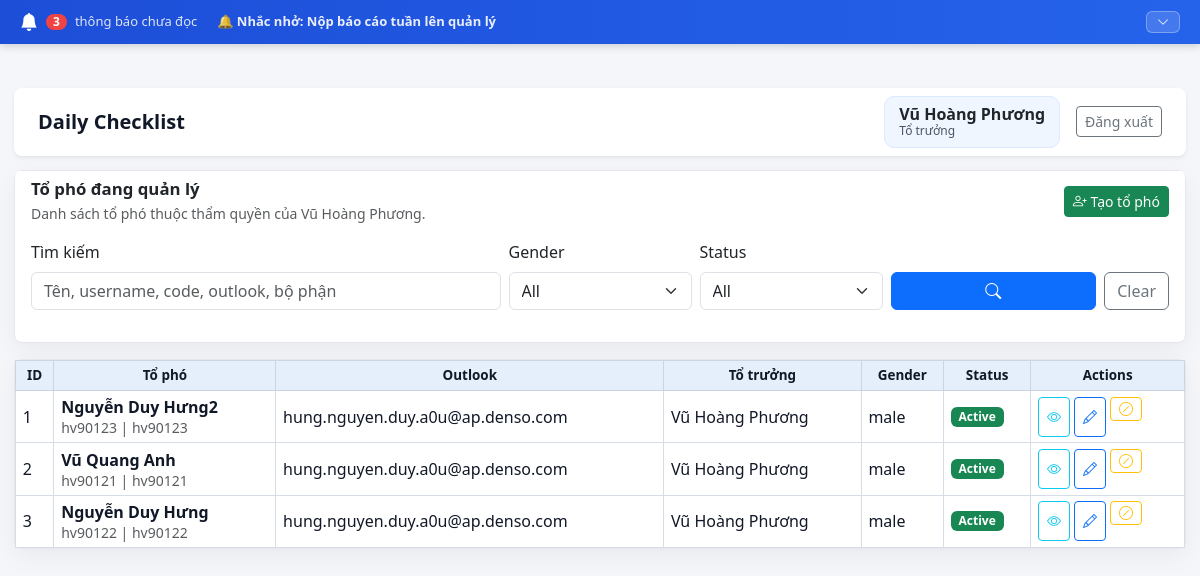
The page /admin/leader-assignments (signed in) on the database its author committed.
### models.py (models this page shows, shortened)
class TimestampMixin:
    created_at = db.Column(db.DateTime, nullable=False, default=datetime.utcnow)
    updated_at = db.Column(
        db.DateTime,
        nullable=False,
        default=datetime.utcnow,
        onupdate=datetime.utcnow,
    )

class Notification(TimestampMixin, db.Model):
    __tablename__ = "notifications"
    __table_args__ = (
        UniqueConstraint("user_id", "dedupe_key", name="uq_notifications_user_dedupe"),
        CheckConstraint(
            "status IN ('unread', 'read')",
            name="ck_notifications_status",
        ),
    )
    id = db.Column(db.Integer, primary_key=True)
    user_id = db.Column(db.Integer, db.ForeignKey("users.id"), nullable=False, index=True)
    title = db.Column(db.String(255), nullable=False)
    message = db.Column(db.Text, nullable=False)
    category = db.Column(db.String(50), nullable=False, default="reminder", index=True)
    period_type = db.Column(db.String(20), nullable=False, index=True)
    target_date = db.Column(db.Date, nullable=False, index=True)
    related_sheet_id = db.Column(db.Integer, db.ForeignKey("daily_check_sheets.id"), nullable=True, index=True)
    dedupe_key = db.Column(db.String(255), nullable=False)
    status = db.Column(db.String(20), nullable=False, default=NOTIFICATION_UNREAD, index=True)
    read_at = db.Column(db.DateTime)
    user = db.relationship("User", back_populates="notifications")
    related_sheet = db.relationship("DailyCheckSheet")

class User(db.Model):
    __tablename__ = "users"
    __table_args__ = (
        CheckConstraint(
            "role IN ('admin', 'manager', 'leader', 'staff')",
            name="ck_users_role",
        ),
        CheckConstraint(
            "gender IS NULL OR gender IN ('male', 'female', 'other')",
            name="ck_users_gender",
        ),
    )
    id = db.Column(db.Integer, primary_key=True)
    username = db.Column(db.String(50), unique=True, nullable=False, index=True)
    password_hash = db.Column(db.String(255), nullable=False)
    full_name = db.Column(db.String(120), nullable=False)
    employee_code = db.Column(db.String(30), unique=True, nullable=False, index=True)
    outlook_email = db.Column(db.String(255), nullable=True)
    gender = db.Column(db.String(20), nullable=True)
    department = db.Column(db.String(120), nullable=False)
    line_name = db.Column(db.String(120), nullable=False)
    role = db.Column(db.String(20), nullable=False, default=ROLE_STAFF)
    manager_id = db.Column(db.Integer, db.ForeignKey("users.id"), nullable=True, index=True)
    leader_id = db.Column(db.Integer, db.ForeignKey("users.id"), nullable=True, index=True)
    is_active = db.Column(db.Boolean, nullable=False, default=True)
    created_at = db.Column(db.DateTime, nullable=False, default=datetime.utcnow)
    manager = db.relationship(
        "User",
        remote_side=[id],
        foreign_keys=[manager_id],
        backref="managed_users",
    )
    leader = db.relationship(
        "User",
        remote_side=[id],
        foreign_keys=[leader_id],
        backref="led_users",
    )
    daily_sheets = db.relationship("DailyCheckSheet", back_populates="user")
    daily_results = db.relationship("DailyCheckResult", back_populates="user")
    abnormal_reports = db.relationship("AbnormalReport", back_populates="user")
    owned_confirmations = db.relationship(
        "DailyConfirmation",
        foreign_keys="DailyConfirmation.user_id",
        back_populates="user",
    )
    signed_confirmations = db.relationship(
        "DailyConfirmation",
        foreign_keys="DailyConfirmation.confirmed_by",
        back_populates="signer",
    )
    user_lines = db.relationship(
        "UserLine",
        back_populates="user",
        cascade="all, delete-orphan",
    )
    notifications = db.relationship(
        "Notification",
        back_populates="user",
        cascade="all, delete-orphan",
    )

### routes/admin_routes.py (the view, shortened to what this page needs)
@admin_bp.route("/leader-assignments")
@manager_or_admin_required
def leader_assignments():
    keyword = request.args.get("q", "").strip()
    status_filter = request.args.get("status", "").strip()
    gender_filter = request.args.get("gender", "").strip()
    leaders_query = User.query.filter(User.role == ROLE_LEADER, User.is_active.is_(True))
    staff_query = User.query.filter(User.role == ROLE_STAFF)
    if g.current_user.role == ROLE_LEADER:
        leaders_query = leaders_query.filter(User.id == g.current_user.id)
        staff_query = staff_query.filter(User.leader_id == g.current_user.id)
    if status_filter == "active":
        staff_query = staff_query.filter(User.is_active.is_(True))
    elif status_filter == "locked":
        staff_query = staff_query.filter(User.is_active.is_(False))
    if gender_filter:
        staff_query = staff_query.filter(User.gender == gender_filter)
    page = max(request.args.get("page", 1, type=int), 1)
    per_page = 10
    total_staff = staff_query.count()
    staff_assignments = (
        staff_query.order_by(User.id.desc())
        .offset((page - 1) * per_page)
        .limit(per_page)
        .all()
    )
    leaders = leaders_query.order_by(User.full_name.asc()).all()
    lines = Line.query.filter_by(is_active=True).order_by(Line.line_name.asc()).all()
    departments = sorted({line.department for line in lines} | {g.current_user.department})
    return render_template(
        "leader_assignments.html",
        leaders=leaders,
        staff_assignments=staff_assignments,
        lines=lines,
        departments=departments,
        roles=[ROLE_STAFF],
        genders=["male", "female", "other"],
        filters={"q": keyword, "status": status_filter, "gender": gender_filter},
        pagination={"page": page, "pages": max(math.ceil(total_staff / per_page), 1), "total": total_staff},
        current_endpoint="admin.leader_assignments",
    )

### routes/auth_routes.py (called while the page is built)
def get_current_user() -> User | None:
    if hasattr(g, "current_user"):
        return g.current_user
    user_id = session.get("user_id")
    g.current_user = User.query.get(user_id) if user_id else None
    return g.current_user

def manager_or_admin_required(view):
    @wraps(view)
    def wrapped_view(*args, **kwargs):
        user = get_current_user()
        if not user:
            flash("Vui lòng đăng nhập để tiếp tục.", "warning")
            return redirect(url_for("auth.login"))
        if user.role not in {"manager", "admin", "leader"}:
            flash("Bạn không có quyền truy cập trang này.", "danger")
            return redirect(url_for("checklist.dashboard"))
        return view(*args, **kwargs)
    return wrapped_view

@auth_bp.before_app_request
def load_logged_in_user() -> None:
    g.current_user = get_current_user()

### templates/leader_assignments.html (shortened to what this page needs)
{% extends "admin_layout.html" %}
{% block admin_content %}
<section class="card mb-3">
    <div class="card-header bg-white border-0 pb-0 d-flex justify-content-between align-items-center gap-2">
        <div>
            <h2 class="section-title mb-1">Tổ phó đang quản lý</h2>
            <div class="text-muted small">Danh sách tổ phó thuộc thẩm quyền của {{ current_user.full_name }}.</div>
        </div>
        <button class="btn btn-sm btn-success" type="button" data-bs-toggle="modal" data-bs-target="#createStaffModal">
            <i class="bi bi-person-plus"></i> Tạo tổ phó
        </button>
    </div>
    <div class="card-body">
        <form class="row g-2 align-items-end" method="get">
            <div class="col-12 col-lg-5">
                <label class="form-label">Tìm kiếm</label>
                <input class="form-control" name="q" value="{{ filters.q }}" placeholder="Tên, username, code, outlook, bộ phận">
            </div>
            <div class="col-6 col-lg-2">
                <label class="form-label">Gender</label>
                <select class="form-select" name="gender">
                    <option value="">All</option>
                </select>
            </div>
            <div class="col-6 col-lg-2">
                <label class="form-label">Status</label>
                <select class="form-select" name="status">
                    <option value="">All</option>
                </select>
            </div>
            <div class="col-12 col-lg-3 d-flex gap-2">
                <button class="btn btn-primary flex-fill" type="submit"><i class="bi bi-search"></i></button>
                <a class="btn btn-outline-secondary" href="{{ url_for('admin.leader_assignments') }}">Clear</a>
            </div>
        </form>
    </div>
</section>
<section class="card">
    <div class="card-body p-0">
        <div class="table-responsive">
            <table class="table table-checklist align-middle mb-0">
                <thead>
                    <tr>
                        <th>ID</th>
                        <th>Tổ phó</th>
                        <th>Outlook</th>
                        <th>Tổ trưởng</th>
                        <th>Gender</th>
                        <th>Status</th>
                        <th>Actions</th>
                    </tr>
                </thead>
                <tbody>
                    {% for staff in staff_assignments %}
                    <tr>
                        <td>{{ (pagination.page - 1) * 10 + loop.index }}</td>
                        <td>
                            <div class="fw-semibold">{{ staff.full_name }}</div>
                            <div class="small text-muted">{{ staff.username }} | {{ staff.employee_code }}</div>
                        </td>
                        <td class="text-break">{{ staff.outlook_email or '-' }}</td>
                        <td>{{ staff.leader.full_name if staff.leader else '-' }}</td>
                        <td>{{ staff.gender or '-' }}</td>
                        <td><span class="badge {% if staff.is_active %}text-bg-success{% else %}text-bg-secondary{% endif %}">{{ "Active" if staff.is_active else "Locked" }}</span></td>
                        <td>
                            <div class="d-flex flex-wrap gap-1">
                                <button class="btn btn-sm btn-outline-info" type="button" data-bs-toggle="modal" data-bs-target="#viewStaff{{ staff.id }}" title="View"><i class="bi bi-eye"></i></button>
                                <button class="btn btn-sm btn-outline-primary" type="button" data-bs-toggle="modal" data-bs-target="#editStaff{{ staff.id }}" title="Edit"><i class="bi bi-pencil"></i></button>
                                <form method="post" action="{{ url_for('admin.toggle_user', user_id=staff.id) }}">
                                    <button class="btn btn-sm btn-outline-warning" type="submit" title="Block"><i class="bi bi-slash-circle"></i></button>
                                </form>
                            </div>
                        </td>
                    </tr>
                    {% else %}
                    <tr><td colspan="7" class="text-center text-muted py-4">Không có tổ phó.</td></tr>
                    {% endfor %}
                </tbody>
            </table>
        </div>
    </div>
</section>
{% endblock %}

### templates/base.html (shortened to what this page needs)
﻿<!doctype html>
<html lang="{{ current_lang }}">
<head>
    <link rel="stylesheet" href="{{ url_for('static', filename='vendor/bootstrap/css/bootstrap.min.css') }}">
    <link rel="stylesheet" href="https://cdn.jsdelivr.net/npm/bootstrap-icons@1.11.3/font/bootstrap-icons.min.css">
    <link rel="stylesheet" href="{{ url_for('static', filename='css/style.css') }}">
</head>
<body>
    {% block body %}
    {% if current_user and notifications is defined and notifications %}
    <div id="notif-bar" class="notif-bar no-print">
        <div class="notif-bar-inner">
            <div class="notif-bar-left">
                <span class="notif-bar-icon"><i class="bi bi-bell-fill"></i></span>
                <span class="notif-bar-count badge">{{ notifications|length }}</span>
                <span class="notif-bar-label">thông báo chưa đọc</span>
            </div>
            <div class="notif-bar-preview" id="notif-bar-preview">
                {% if notifications %}
                    <span class="notif-bar-title-text">{{ notifications[0].title }}</span>
                {% endif %}
            </div>
            <div class="notif-bar-actions">
                <button class="notif-bar-toggle-btn" id="notif-toggle-btn" type="button" title="Xem tất cả thông báo">
                    <span id="notif-toggle-icon"></span>
                </button>
            </div>
        </div>
    </div>
    {% endif %}
    <div class="container-fluid main-wrapper {% if current_user and notifications is defined and notifications %}has-notif-bar{% endif %}">
        <nav class="navbar navbar-expand-lg navbar-light bg-white shadow-sm rounded-3 px-3 px-lg-4 mb-4">
            <div class="container-fluid px-0">
                <a class="navbar-brand fw-bold" href="{{ url_for('checklist.dashboard') }}">Daily Checklist</a>
                <div class="d-flex align-items-center gap-3">
                    {% if current_user %}
                        <a href="{{ url_for('auth.profile') }}" class="user-pill text-decoration-none text-dark">
                            <strong>{{ current_user.full_name }}</strong>
                            <span>{{ role_label(current_user.role) }}{% if current_user.role == 'staff' %} | {{ current_user.line_name }}{% endif %}</span>
                        </a>
                        <a class="btn btn-outline-secondary btn-sm" href="{{ url_for('auth.logout') }}">{{ t('logout') }}</a>
                    {% endif %}
                </div>
            </div>
        </nav>
        {% block content %}{% endblock %}
    </div>
    {% endblock %}
</body>
</html>

### static/css/style.css (style rules this page uses)
body { background: #f4f6f9; color: #1f2937; font-family: "Segoe UI", Tahoma, Geneva, Verdana, sans-serif; }
.main-wrapper { width: 100%; padding: 10px 14px; max-width: none; }
.main-wrapper > .navbar { min-height: 58px; margin-bottom: 14px !important; }
.navbar-brand { color: #111827; }
.user-pill { display: flex; flex-direction: column; padding: 8px 14px; border-radius: 10px; background: #eff6ff; border: 1px solid #dbeafe; line-height: 1.2; }
.user-pill span { font-size: 12px; color: #4b5563; }
.card { border-radius: 8px; border: 1px solid #e5e7eb; box-shadow: 0 8px 24px rgba(15, 23, 42, 0.05); }
.section-title { font-size: 1.05rem; font-weight: 700; }
.table-checklist { border-color: #cfd8e3; }
.table-checklist th { background: #e5eefb; color: #111827; font-weight: 700; font-size: 0.84rem; text-align: center; vertical-align: middle; border: 1px solid #cbd5e1; padding: 0.36rem 0.42rem; }
.table-checklist td { vertical-align: middle; color: #111827; border: 1px solid #d6dde7; padding: 0.32rem 0.42rem; }
.notif-bar { position: fixed; top: 0; left: 0; right: 0; z-index: 1050; background: linear-gradient(90deg, #1d4ed8 0%, #2563eb 100%); color: #ffffff; box-shadow: 0 2px 8px rgba(15, 23, 42, 0.18); font-size: 14px; }
.notif-bar-inner { display: flex; align-items: center; gap: 12px; padding: 8px 20px; min-height: 44px; }
.notif-bar-left { display: flex; align-items: center; gap: 8px; min-width: 0; flex-shrink: 0; }
.notif-bar-icon { font-size: 18px; flex-shrink: 0; animation: notif-bell 2.5s ease-in-out infinite; }
.notif-bar-count { background: #ef4444; color: #fff; font-size: 12px; font-weight: 700; border-radius: 999px; padding: 2px 7px; flex-shrink: 0; }
.notif-bar-label { color: rgba(255,255,255,0.85); font-size: 13px; flex-shrink: 0; }
.notif-bar-preview { flex: 1 1 auto; min-width: 0; overflow: hidden; white-space: nowrap; text-overflow: ellipsis; color: rgba(255,255,255,0.9); font-size: 13px; padding: 0 8px; }
.notif-bar-title-text { font-weight: 600; }
.notif-bar-actions { flex-shrink: 0; display: flex; align-items: center; gap: 8px; }
.notif-bar-toggle-btn { background: rgba(255,255,255,0.15); border: 1px solid rgba(255,255,255,0.3); color: #fff; border-radius: 6px; padding: 4px 10px; font-size: 12px; cursor: pointer; transition: background 0.2s; line-height: 1.4; }
.has-notif-bar { padding-top: calc(44px + 20px); }

### rows shown on the page
Notification: title "🔔 Nhắc nhở: Nộp báo cáo tuần lên quản lý"
User: full_name "Vũ Hoàng Phương", role "Tổ trưởng"
User: (pagination.page-1)*10+loop.index "1", full_name "Nguyễn Duy Hưng2", username "hv90123", employee_code "hv90123", outlook_email "hung.nguyen.duy.a0u@ap.denso.com", leader "Vũ Hoàng Phương", gender "male", is_active "Active"
User: page "2", full_name "Vũ Quang Anh", username "hv90121", employee_code "hv90121", outlook_email "hung.nguyen.duy.a0u@ap.denso.com", leader "Vũ Hoàng Phương", gender "male", is_active "Active"
User: page "3", full_name "Nguyễn Duy Hưng", username "hv90122", employee_code "hv90122", outlook_email "hung.nguyen.duy.a0u@ap.denso.com", leader "Vũ Hoàng Phương", gender "male", is_active "Active"

### other values the page prints
{{ notifications|length }} "3"
{{ t('logout') }} "Đăng xuất"
